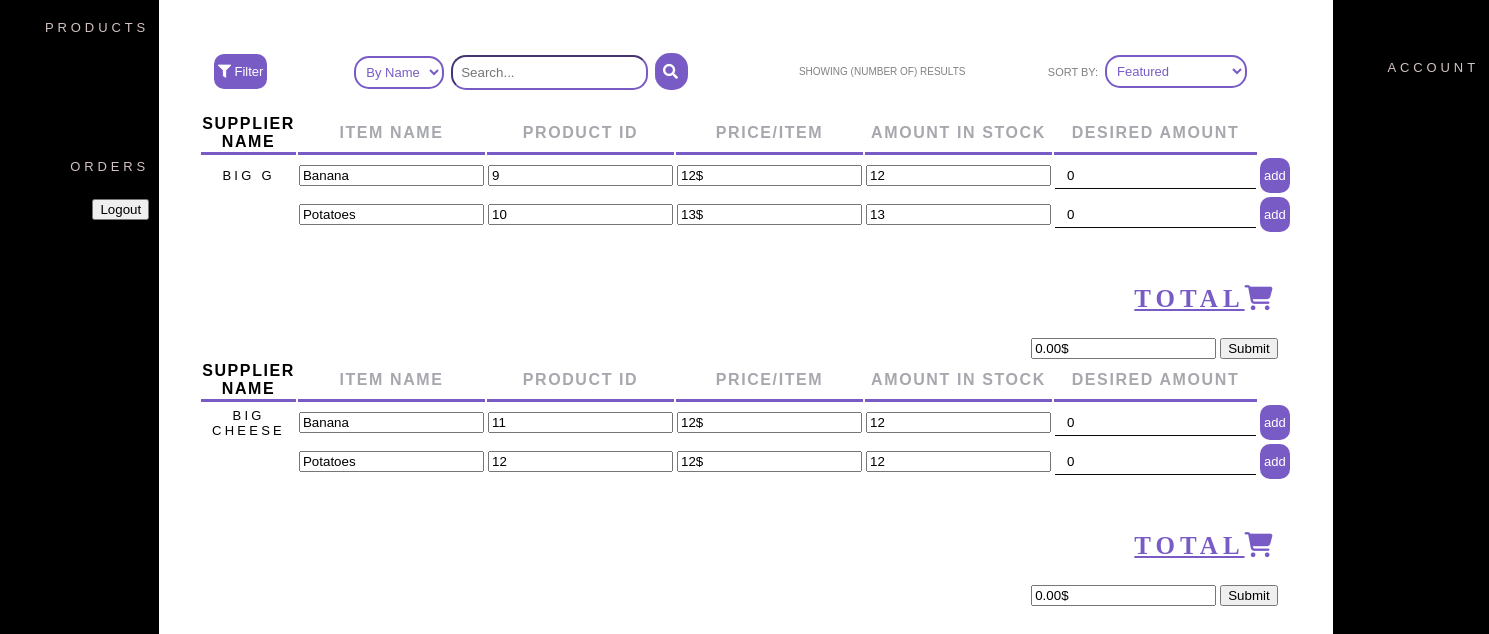
Page /Pages/index.php on the committed database.
### tables this page shows
CREATE TABLE `suppliers` (
  `supplier_id` int(50) NOT NULL,
  `company_name` varchar(20) NOT NULL,
  `email_address` varchar(20) NOT NULL,
  `pass_word` varchar(20) NOT NULL,
  `company_address` varchar(128) NOT NULL,
  `phone_number` varchar(13) DEFAULT NULL
);

CREATE TABLE `products` (
  `product_id` int(100) NOT NULL,
  `product_name` varchar(20) NOT NULL,
  `price` int(255) NOT NULL,
  `quantity` int(255) NOT NULL,
  `detail` varchar(10000) DEFAULT NULL,
  `supplier_id` int(100) NOT NULL
);

### Pages/client_display_products.php (the view, shortened to what this page needs)
<?php
    include_once 'includes/dbConfig.inc.php';
    $sql1 = "SELECT supplier_id, company_name FROM suppliers";
    $supplierResult = mysqli_query($conn, $sql1);
    $resultCheck1 = mysqli_num_rows($supplierResult);
    if ($resultCheck1 > 0) :
        $table_number = 0;
        while ($row1 = mysqli_fetch_assoc($supplierResult)) :
            $supplierID = $row1["supplier_id"];
            $company_name = $row1["company_name"];
            $current_company_name = $company_name . "";
            $sql2 = "SELECT * FROM products WHERE supplier_id='$supplierID';";
            $productResult = mysqli_query($conn, $sql2);
            $resultCheck2 = mysqli_num_rows($productResult);
            if ($resultCheck2 > 0) :
                ?>
                    <form method="post" action="includes/Order_total.inc.php">
                    <table class="itemTable<?php echo $table_number?>">
                    <tr>
                        <th id = "supplier" >Supplier Name</th>
                        <th>Item Name</th>
                        <th>Product ID</th>
                        <th>Price/Item</th>
                        <th>Amount in Stock</th>
                        <th>Desired Amount</th>
                    </tr>
                <?php
                $count = 0;
                while ($row2 = mysqli_fetch_assoc($productResult)) :
                    if ($count > 0) {
                        $company_name = "";
                    }
                    $product_name = $row2["product_name"];
                    $productID = $row2["product_id"];
                    $price = $row2["price"];
                    $quantity = $row2["quantity"];
                    ?>
                    <tr>
                        <td >
                            <input id = "<?php ($company_name != "") ? print 'supplier' . $table_number :  '' ?>"type="hidden" name="company_name[]" value="<?php echo $current_company_name ?>" readonly><?php echo $company_name ?>
                        </td>
                        <td >
                            <input id = "product" type="text" name="product_name[]" value="<?php echo $product_name ?>" readonly>
                        </td>
                        <td>
                            <input type="text" name="product_id[]" value="<?php echo $productID ?>" readonly>
                        </td>
                        <td >
                            <input class="price" type="text" name="product_price[]" value="<?php echo $price ?>$" readonly>
                        </td>
                        <td>
                            <input type="text" name="product_quantity_available[]" value="<?php echo $quantity ?>" readonly>
                        </td>
                        <td>
                            <input type="number" name="order_quantity[]" id="quantity" value="0" class ="add">
                        </td>
                        <td><button type="button" class="filterBtn">add</button></td>
                    </tr>
                    <?php
                    $count++;
                endwhile;
            endif;
            ?>
            </table>
            <div class="total-section row">
                    <header class="cart-header">Total<i class="fa-solid fa-cart-shopping"></i></header>
                    <input name = "total<?php echo $table_number?>" class="cart-total<?php echo $table_number?>" value = "0.00$" readonly></input>
                    <button class ="submitBtn" type="submit" name="order_submit">Submit</button>
                </div>
            </form>
        <?php
        $table_number++;
        endwhile;
    endif;

### Pages/index.php (shortened to what this page needs)
<?php
    include_once 'includes/dbConfig.inc.php';
?>
<!DOCTYPE html>
<html lang="en">
<head>
    <head>
        <link rel="stylesheet" href="https://maxcdn.bootstrapcdn.com/font-awesome/4.4.0/css/font-awesome.min.css">
        <link rel="stylesheet" href="styles.css">
        <link rel="stylesheet" href="https://cdnjs.cloudflare.com/ajax/libs/font-awesome/5.15.3/css/all.min.css"/>
</head>
<body>
    <main>
        <section class="sidebar">
            <section id = "main">
                <div>
                    <ul>
                        <li><a href="index.php">Products</a></li>
                    </ul>
                </div>
            </section>
            <section id ="main">
                <div>
                    <ul>
                        <li><a href="orders.php">Orders</a></li>
                    </ul>
                </div>
                <div>
                    <ul>
                        <li>
                            <form action="includes/logout.inc.php" method="post">
                                <button type="submit" name="logout-submit">Logout</button>
                            </form>
                        </li>
                    </ul>
                </div>
            </section>
        </section>
        <section class="maincontent">
            <div>
                <table>
                    <tr>
                        <td>
                            <button class="filterBtn"><i class="fa fa-filter"></i>&nbspFilter</button>
                        </td>
                        <td>
                            <select class="drpdwnSrch">
                                <option class="content">By Name</option>
                            </select>
                            <input type="text" placeholder="Search..." class="srchBar">
                            <button type="submit" class="srchBtn"><i class="fa fa-search"></i></button>
                        </td>
                        <td class="showResults">Showing (number of) Results</td>
                        <td>
                            <label class="sortBy">Sort by:</label>
                            <select class="drpdwnSrch">
                                <option class="content">Featured</option>
                            </select>
                        </td>
                    </tr>
                </table>
            </div>
            <div>
                <?php
                    require 'client_display_products.php';
                ?>
        </section>
        <?php
            require 'sidebar_right.php';
        ?>
    </main>
</body>
</html>

### Pages/sidebar_right.php (shortened to what this page needs)
<section class="sidebar">
    <section id = "main">
        <div>
        </div>
        <div>
            <ul>
                <li><a href="user_account.php">Account</a></li>
            </ul>
        </div>
    </section>
</section>

### Pages/styles.css (style rules this page uses)
* { margin: 0; }
body { background-color: rgb(255, 255, 255); }
table { width: 100%; text-align: center; font-family: Arial; }
table th { letter-spacing: 0.1em; height: 30px; border-radius: 0px; border-bottom: 3px solid #795bc5; color: rgb(167, 168, 174); }
table td { height: 15px; text-align: center; font-family: Arial; font-size: small; letter-spacing: 0.25em; }
#supplier { color: rgb(0, 0, 0); }
.add { background-color: rgb(255, 255, 255); padding: 5px 12px; border: none; letter-spacing: 0.1em; border-bottom: 1px solid rgb(9, 9, 9); }
.filterBtn { background-color: #795bc5; color: white; border: 2px solid #795bc5; transition-duration: 0.5s; border-radius: 10px; padding: 8px 2px; font-size: 13px; cursor: pointer; }
.drpdwnSrch { background-color: white; color: #795bc5; padding: 6px 6px; font-size: 13px; border: 2px solid #795bc5; border-radius: 15px; cursor: pointer; }
.srchBar { padding: 8px 8px; border-radius: 15px; border-color: #795bc5; }
.srchBtn, .add-row { width: auto; padding: 8px 8px; background: #795bc5; color: white; font-size: 15px; border: 2px solid #795bc5; border-left: none; cursor: pointer; border-radius: 15px; transition-duration: 0.5s; }
.showResults { color: grey; font-size: 10px; letter-spacing: 0em; }
.sortBy { color: grey; font-size: 11px; letter-spacing: 0em; }
.sidebar { display: flex; flex-direction: column; justify-content: flex-start; gap: 10%; border-top: 10px solid #000000; border-right: 10px solid #000000; background-color: #000000; }
.sidebar div li { list-style: none; }
.sidebar div { padding-top: 10px; width: 100%; height: 30px; }
.sidebar div ul li a { text-decoration: none; letter-spacing: 0.3em; color: rgb(211, 195, 195); display: flex; justify-content: flex-end; font-family: Arial; font-size: 13px; text-transform: uppercase; border-left: 5px solid transparent; transition-duration: 0.5s; }
main { width: 100%; margin: 0 auto; height: 1000px; display: flex; text-align: right; }
main .sidebar { background-color: #000; flex: 1 1 150px; }
main .maincontent { padding-top: 50px; text-transform: uppercase; padding-left: 40px; padding-right: 40px; gap: 2%; display: flex; flex-direction: column; flex: 3 1 600px; }
.total-section { margin-top: 50px; margin-right:15px; }
.cart-header { letter-spacing: 5px; text-decoration-line:underline; padding-bottom:25px; font-weight: bold; font-size: 25px; color: #795bc5; }
a { text-decoration: none; color: white; }

### rows in the picture
products: supplier.company_name "BIG G", product_name "Banana", product_id "9", price "12$", quantity "12"
products: product_name "Potatoes", product_id "10", price "13$", quantity "13"
products: supplier.company_name "BIG CHEESE", product_name "Banana", product_id "11", price "12$", quantity "12"
products: product_name "Potatoes", product_id "12", price "12$", quantity "12"
